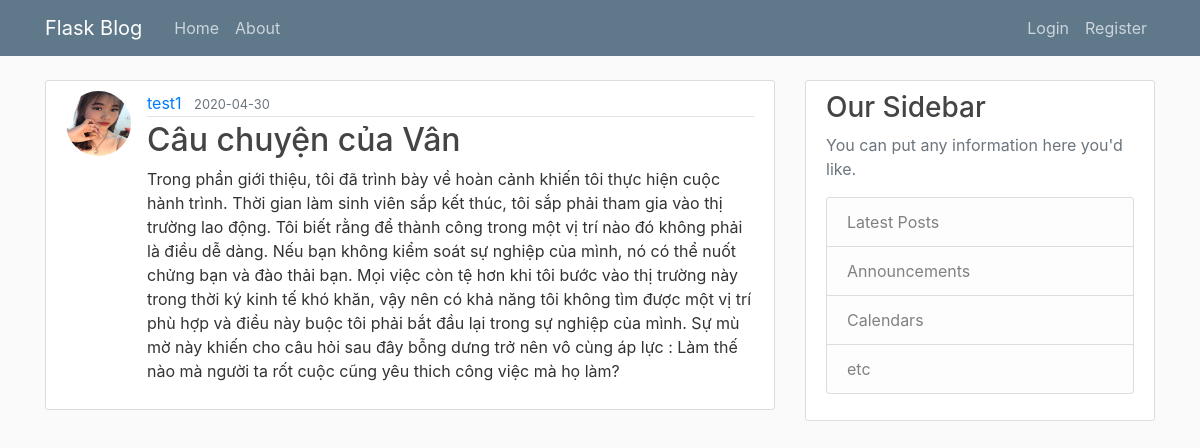
/post/1, run on the app's committed database.
### flaskblog/models.py (models this page shows, shortened)
class User(db.Model, UserMixin):
    id = db.Column(db.Integer, primary_key=True)
    username = db.Column(db.String(20), unique=True, nullable=False)
    email = db.Column(db.String(120), unique=True, nullable=False)
    image_file = db.Column(db.String(20), nullable=False, default='default.jpg')
    password = db.Column(db.String(60), nullable=False)
    posts = db.relationship('Post', backref='author', lazy=True)

class Post(db.Model):
    id = db.Column(db.Integer, primary_key=True)
    title = db.Column(db.String(100), nullable=False)
    date_posted = db.Column(db.DateTime, nullable=False, default=datetime.utcnow)
    content = db.Column(db.Text, nullable=False)
    user_id = db.Column(db.Integer, db.ForeignKey('user.id'), nullable=False)

### flaskblog/posts/routes.py (the view)
@posts.route("/post/<int:post_id>")
def post(post_id):
    post = Post.query.get_or_404(post_id)
    return render_template('post.html', title=post.title, post=post)

### flaskblog/templates/post.html (shortened to what this page needs)
{% extends "layout.html" %}
{% block content %}
        <article class="media content-section">
            <img class="rounded-circle article-img" src="{{ url_for('static', filename='profile_pics/') + post.author.image_file}} ">
          <div class="media-body">
            <div class="article-metadata">
              <a class="mr-2" href="#">{{ post.author.username }}</a>
              <small class="text-muted">{{ post.date_posted.strftime('%Y-%m-%d') }}</small>
            </div>
            <h2 class="article-title">{{ post.title }}</h2>
            <p class="article-content">{{ post.content }}</p>
          </div>
        </article>
{% endblock content %}

### flaskblog/static/main.css (style rules this page uses)
body { background: #fafafa; color: #333333; margin-top: 5rem; }
h1, h2, h3, h4, h5, h6 { color: #444444; }
.content-section { background: #ffffff; padding: 10px 20px; border: 1px solid #dddddd; border-radius: 3px; margin-bottom: 20px; }
.article-title { color: #444444; }
.article-content { white-space: pre-line; }
.article-img { height: 65px; width: 65px; margin-right: 16px; }
.article-metadata { padding-bottom: 1px; margin-bottom: 4px; border-bottom: 1px solid #e3e3e3 }

### data on the page
User: image_file (picture), author.username "test1"
Post: date_posted "2020-04-30", title "Câu chuyện của Vân", content "Trong phần giới thiệu, tôi đã trình bày về hoàn cảnh khiến tôi thực hiện cuộc hành trình. Thời gian làm sinh viên sắp kết thúc, tôi sắp phải tham gia vào thị trường lao động. Tôi biết rằng để thành công trong một vị trí nào đó không phải là điều dễ dàng. Nếu bạn không kiểm soát sự nghiệp của mình, nó có thể nuốt chửng bạn và đào thải bạn. Mọi việc còn tệ hơn khi tôi bước vào thị trường này trong thời ký kinh tế khó khăn, vậy nên có khả năng tôi không tìm được một vị trí phù hợp và điều này buộc tôi phải bắt đầu lại trong sự nghiệp của mình. Sự mù mờ này khiến cho câu hỏi sau đây bỗng dưng trở nên vô cùng áp lực : Làm thế nào mà người ta rốt cuộc cũng yêu thich công việc mà họ làm?"
